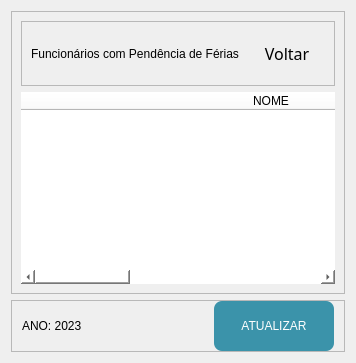
             <widget class="QWidget" name="page_13">
              <layout class="QVBoxLayout" name="verticalLayout_18">
               <item>
                <widget class="QFrame" name="frame_83">
                 <property name="frameShape">
                  <enum>QFrame::StyledPanel</enum>
                 </property>
                 <property name="frameShadow">
                  <enum>QFrame::Raised</enum>
                 </property>
                 <layout class="QVBoxLayout" name="verticalLayout_36">
                  <item>
                   <widget class="QFrame" name="frame_85">
                    <property name="maximumSize">
                     <size>
                      <width>16777215</width>
                      <height>80</height>
                     </size>
                    </property>
                    <property name="frameShape">
                     <enum>QFrame::StyledPanel</enum>
                    </property>
                    <property name="frameShadow">
                     <enum>QFrame::Raised</enum>
                    </property>
                    <layout class="QHBoxLayout" name="horizontalLayout_45">
                     <item>
                      <widget class="QLabel" name="label_37">
                       <property name="styleSheet">
                        <string notr="true">font: 16pt &quot;Source Sans Pro&quot;;</string>
                       </property>
                       <property name="text">
                        <string>Funcionários com Pendência de Férias</string>
                       </property>
                       <property name="alignment">
                        <set>Qt::AlignCenter</set>
                       </property>
                      </widget>
                     </item>
                     <item>
                      <widget class="QPushButton" name="voltar_24">
                       <property name="minimumSize">
                        <size>
                         <width>0</width>
                         <height>45</height>
                        </size>
                       </property>
                       <property name="maximumSize">
                        <size>
                         <width>95</width>
                         <height>50</height>
                        </size>
                       </property>
                       <property name="font">
                        <font>
                         <family>Microsoft YaHei Light</family>
                         <pointsize>12</pointsize>
                        </font>
                       </property>
                       <property name="text">
                        <string> Voltar</string>
                       </property>
                       <property name="icon">
                        <iconset>
                         <normaloff>icon/3643764-back-backward-left-reply-turn_113415.png</normaloff>icon/3643764-back-backward-left-reply-turn_113415.png</iconset>
                       </property>
                       <property name="flat">
                        <bool>true</bool>
                       </property>
                      </widget>
                     </item>
                    </layout>
                   </widget>
                  </item>
                  <item>
                   <widget class="QTableWidget" name="tableWidget_12">
                    <property name="styleSheet">
                     <string notr="true">font: 12pt &quot;Yu Gothic UI&quot;;
background-color: rgb(255, 255, 255);</string>
                    </property>
                    <property name="frameShape">
                     <enum>QFrame::NoFrame</enum>
                    </property>
                    <property name="showGrid">
                     <bool>true</bool>
                    </property>
                    <property name="gridStyle">
                     <enum>Qt::NoPen</enum>
                    </property>
                    <property name="wordWrap">
                     <bool>false</bool>
                    </property>
                    <property name="cornerButtonEnabled">
                     <bool>false</bool>
                    </property>
                    <attribute name="horizontalHeaderDefaultSectionSize">
                     <number>500</number>
                    </attribute>
                    <column>
                     <property name="text">
                      <string>NOME</string>
                     </property>
                    </column>
                    <column>
                     <property name="text">
                      <string>MATRÍCULA</string>
                     </property>
                    </column>
                    <column>
                     <property name="text">
                      <string>2023</string>
                     </property>
                    </column>
                   </widget>
                  </item>
                 </layout>
                </widget>
               </item>
               <item>
                <widget class="QFrame" name="frame_87">
                 <property name="maximumSize">
                  <size>
                   <width>16777215</width>
                   <height>60</height>
                  </size>
                 </property>
                 <property name="frameShape">
                  <enum>QFrame::StyledPanel</enum>
                 </property>
                 <property name="frameShadow">
                  <enum>QFrame::Raised</enum>
                 </property>
                 <layout class="QHBoxLayout" name="horizontalLayout_46">
                  <property name="spacing">
                   <number>0</number>
                  </property>
                  <property name="leftMargin">
                   <number>10</number>
                  </property>
                  <property name="topMargin">
                   <number>0</number>
                  </property>
                  <property name="rightMargin">
                   <number>10</number>
                  </property>
                  <property name="bottomMargin">
                   <number>0</number>
                  </property>
                  <item>
                   <widget class="QLabel" name="label_32">
                    <property name="styleSheet">
                     <string notr="true">font: 14pt &quot;Source Sans Pro&quot;;</string>
                    </property>
                    <property name="text">
                     <string>ANO: 2023</string>
                    </property>
                   </widget>
                  </item>
                  <item>
                   <widget class="QPushButton" name="atualizar_23">
                    <property name="minimumSize">
                     <size>
                      <width>120</width>
                      <height>50</height>
                     </size>
                    </property>
                    <property name="maximumSize">
                     <size>
                      <width>120</width>
                      <height>50</height>
                     </size>
                    </property>
                    <property name="styleSheet">
                     <string notr="true">color: rgb(255, 255, 255);
border-radius: 8px;
background-color: rgb(59, 147, 170);
font: 87 10pt &quot;Source Sans Pro Black&quot;;</string>
                    </property>
                    <property name="text">
                     <string>ATUALIZAR</string>
                    </property>
                   </widget>
                  </item>
                 </layout>
                </widget>
               </item>
              </layout>
             </widget>
